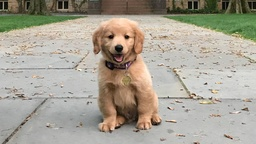
#> input picture input_image.jpg, 256 x 144 px, shrunk from 1920 x 1080 before the run
$ python Task2.py
#> lines starting #> are read from the running program, lines starting #| are printed output that depends on the picture
from PIL import Image
import numpy as np

def encrypt_image(image_path, output_path, key):
    # Open the image
#> called with image_path = 'input_image.jpg', output_path = 'encrypted_image.png', key = 10
    img = Image.open(image_path)
#> img is the input picture: PIL image 256x144 RGB; mean R, G, B 168.1, 162.3, 148.8
    img_array = np.array(img)

    # Get image dimensions
    rows, cols, channels = img_array.shape
#> rows = 144; cols = 256; channels = 3

    # Apply encryption: Swap pixels and add key value
    encrypted_array = np.zeros_like(img_array)
    for i in range(rows):
        for j in range(cols):
            for c in range(channels):
                # Swap pixel values
                new_i, new_j = (i + key) % rows, (j + key) % cols
                encrypted_array[new_i, new_j, c] = (img_array[i, j, c] + key) % 256
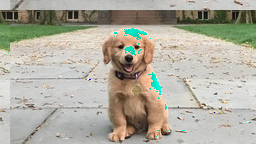
#> encrypted_array: shape (144, 256, 3); mean R, G, B 175.5, 172.3, 158.8

    # Convert array back to image
    encrypted_img = Image.fromarray(encrypted_array)
    encrypted_img.save(output_path)

def decrypt_image(encrypted_path, output_path, key):
    # Open the encrypted image
#> called with encrypted_path = 'encrypted_image.png', output_path = 'decrypted_image.jpg', key = 10
    encrypted_img = Image.open(encrypted_path)
    encrypted_array = np.array(encrypted_img)

    # Get image dimensions
    rows, cols, channels = encrypted_array.shape
#> rows = 144; cols = 256; channels = 3

    # Apply decryption: Reverse the encryption process
    decrypted_array = np.zeros_like(encrypted_array)
    for i in range(rows):
        for j in range(cols):
            for c in range(channels):
                # Reverse swap pixel values
                original_i, original_j = (i - key) % rows, (j - key) % cols
                decrypted_array[original_i, original_j, c] = (encrypted_array[i, j, c] - key) % 256

    # Convert array back to image
    decrypted_img = Image.fromarray(decrypted_array)
    decrypted_img.save(output_path)

# Example usage
if __name__ == "__main__":
    key = 10  # Simple integer key for encryption/decryption
    encrypt_image("input_image.jpg", "encrypted_image.png", key)
    decrypt_image("encrypted_image.png", "decrypted_image.jpg", key)
